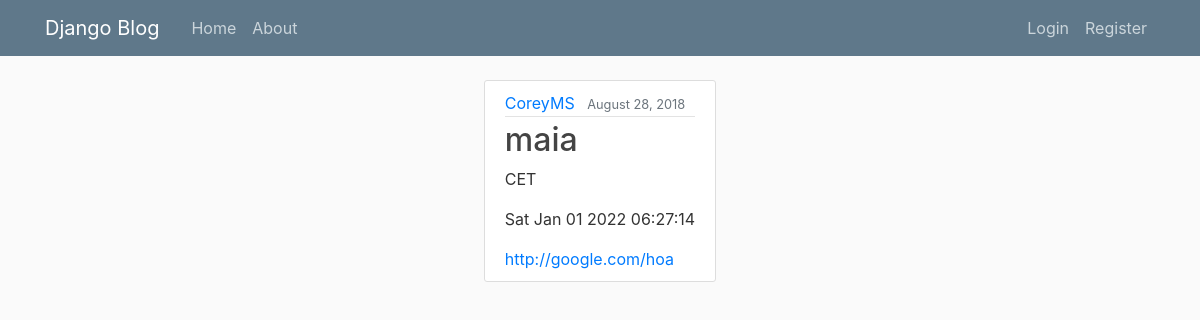
The app's page /post/1/ with its own data.
### blog/models.py (models this page shows, shortened)
class Post(models.Model):
    title = models.CharField(max_length=100)
    content = models.CharField(max_length=255)
    date_posted = models.DateTimeField(default=timezone.now)
    author = models.ForeignKey(User, on_delete=models.CASCADE)
    socialmedia = models.URLField(default='',max_length=255)

### blog/views.py (the view)
# urls.py: path('post/<int:pk>/', PostDetailView.as_view(), name='post-detail'),
class PostDetailView(DetailView):
    model = Post

### blog/templates/blog/post_detail.html (shortened to what this page needs)
{% extends "blog/base.html" %}
{% block content %}
    <article class="media content-section">
        <div class="media-body">
        <div class="article-metadata">
            <a class="mr-2" href="#">{{ object.author }}</a>
            <small class="text-muted">{{ object.date_posted|date:"F d, Y" }}</small>
        </div>
        <h2 class="article-title">{{ object.title }}</h2>
        <p class="article-content" id="tz-{{pk}}">{{ object.content }}</p>
        <p id="card-{{pk}}"></p>
        <a href="{{object.socialmedia}}">{{object.socialmedia}}</a>
        </div>
    </article>
{% endblock content %}

### blog/static/blog/main.css (style rules this page uses)
body { background: #fafafa; color: #333333; margin-top: 5rem; }
h1, h2, h3, h4, h5, h6 { color: #444444; }
.content-section { background: #ffffff; padding: 10px 20px; border: 1px solid #dddddd; border-radius: 3px; margin-bottom: 20px; }
.article-title { color: #444444; }
.article-content { white-space: pre-line; }
.article-metadata { padding-bottom: 1px; margin-bottom: 4px; border-bottom: 1px solid #e3e3e3 }

### records on screen
Post: author "CoreyMS", date_posted "August 28, 2018", title "maia", content "CET", socialmedia "http://google.com/hoa"
